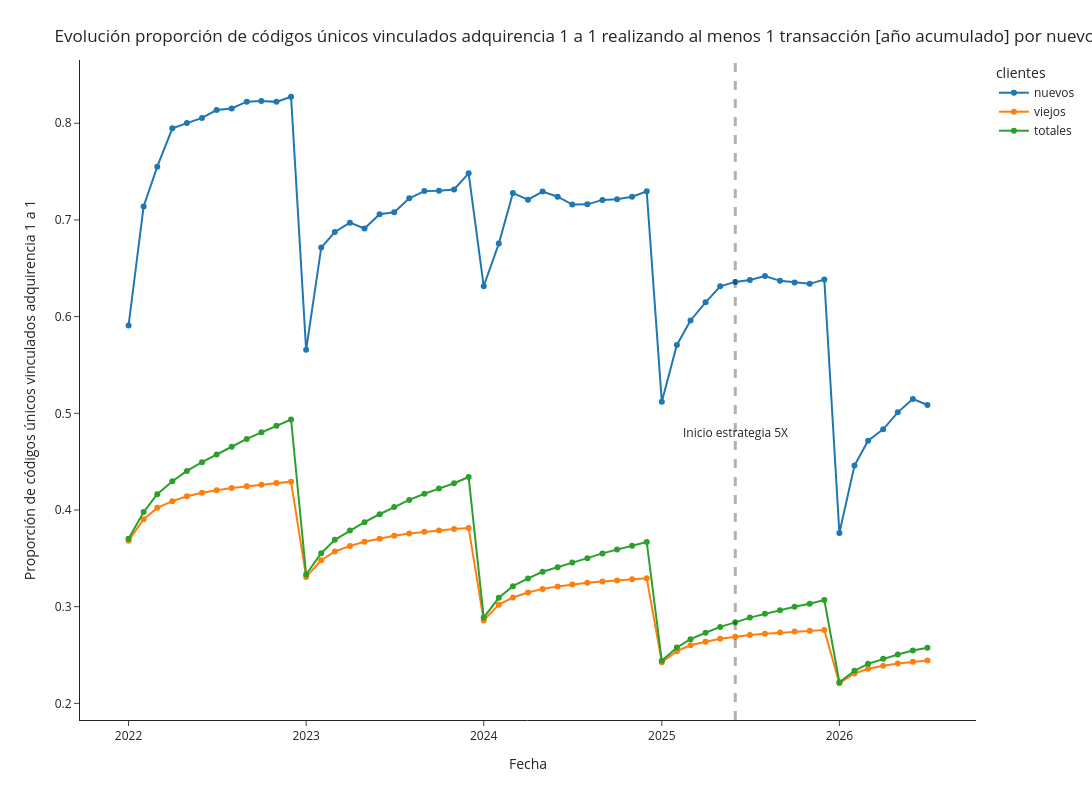

The cell this chart's notebook holds for it:
### Markdown cell above
# Proporción uso

### Code cell
df_plot1 = df[['fecha_ymd2', 'num_vinc_new_prop_uso']]
df_plot1.columns = ['fecha', 'cantidad_clientes']
df_plot1['clientes'] = 'nuevos'
df_plot2 = df[['fecha_ymd2', 'num_vinc_old_prop_uso']]
df_plot2.columns = ['fecha', 'cantidad_clientes']
df_plot2['clientes'] = 'viejos'
df_plot3 = df[['fecha_ymd2', 'num_vinc_all_prop_uso']]
df_plot3.columns = ['fecha', 'cantidad_clientes']
df_plot3['clientes'] = 'totales'

df_plot = pd.concat([df_plot1[:35], df_plot2[:35], df_plot3[:35]])
df_plot = pd.concat([df_plot1, df_plot2, df_plot3])

fig = px.line(df_plot, x="fecha", y="cantidad_clientes", color='clientes',markers=True, template='simple_white', width=1600, height=800)
fig.add_vline(x='2025-06-01', line_width=3, line_dash="dash")
fig.update_layout(
    title={
        'text': "Evolución proporción de códigos únicos vinculados adquirencia 1 a 1 realizando al menos 1 transacción [año acumulado] por nuevos, viejos y totales",
        'xanchor': 'left',
        'yanchor': 'top'},
    xaxis=dict(
            title=dict(
                text="Fecha"
            )),
    yaxis=dict(
            title=dict(
                text="Proporción de códigos únicos vinculados adquirencia 1 a 1"
            ))
)
fig.add_annotation(x='2025-06-01', y=0.48,
            text="Inicio estrategia 5X",
            showarrow=False,
            arrowhead=1)
# fig.add_annotation(x='2025-11-01', y=0.3347,
#             text="0,3347",
#             showarrow=False,
#             yshift=10)
# fig.add_annotation(x='2025-11-01', y=0.319,
#             text="0,319",
#             showarrow=False,
#             yshift=10)
# fig.add_annotation(x='2025-11-01', y=0.3852,
#             text="0,3852",
#             showarrow=False,
#             yshift=10)
fig.show()

### Figure 1 — Plotly figure (JSON) as saved in the notebook; plotly's stock layout.template omitted (floating-point values rounded to 4 significant figures)
{"data": [{"hovertemplate": "clientes=nuevos<br>fecha=%{x}<br>cantidad_clientes=%{y}<extra></extra>", "legendgroup": "nuevos", "line": {"color": "#1F77B4", "dash": "solid"}, "marker": {"symbol": "circle"}, "mode": "lines+markers", "name": "nuevos", "orientation": "v", "showlegend": true, "type": "scatter", "x": ["2026-07-01T00:00:00", "2026-06-01T00:00:00", "2026-05-01T00:00:00", "2026-04-01T00:00:00", "2026-03-01T00:00:00", "2026-02-01T00:00:00", "2026-01-01T00:00:00", "2025-12-01T00:00:00", "2025-11-01T00:00:00", "2025-10-01T00:00:00", "2025-09-01T00:00:00", "2025-08-01T00:00:00", "2025-07-01T00:00:00", "2025-06-01T00:00:00", "2025-05-01T00:00:00", "2025-04-01T00:00:00", "2025-03-01T00:00:00", "2025-02-01T00:00:00", "2025-01-01T00:00:00", "2024-12-01T00:00:00", "2024-11-01T00:00:00", "2024-10-01T00:00:00", "2024-09-01T00:00:00", "2024-08-01T00:00:00", "2024-07-01T00:00:00", "2024-06-01T00:00:00", "2024-05-01T00:00:00", "2024-04-01T00:00:00", "2024-03-01T00:00:00", "2024-02-01T00:00:00", "2024-01-01T00:00:00", "2023-12-01T00:00:00", "2023-11-01T00:00:00", "2023-10-01T00:00:00", "2023-09-01T00:00:00", "2023-08-01T00:00:00", "2023-07-01T00:00:00", "2023-06-01T00:00:00", "2023-05-01T00:00:00", "2023-04-01T00:00:00", "2023-03-01T00:00:00", "2023-02-01T00:00:00", "2023-01-01T00:00:00", "2022-12-01T00:00:00", "2022-11-01T00:00:00", "2022-10-01T00:00:00", "2022-09-01T00:00:00", "2022-08-01T00:00:00", "2022-07-01T00:00:00", "2022-06-01T00:00:00", "2022-05-01T00:00:00", "2022-04-01T00:00:00", "2022-03-01T00:00:00", "2022-02-01T00:00:00", "2022-01-01T00:00:00"], "xaxis": "x", "y": [0.5086, 0.5149, 0.501, 0.4834, 0.4717, 0.4459, 0.3762, 0.6384, 0.6339, 0.6352, 0.637, 0.642, 0.6379, 0.6359, 0.6313, 0.6148, 0.596, 0.5707, 0.5119, 0.7296, 0.724, 0.7214, 0.7207, 0.7161, 0.7159, 0.724, 0.7293, 0.7209, 0.7278, 0.6755, 0.6314, 0.7482, 0.7315, 0.7302, 0.7298, 0.7223, 0.7079, 0.7058, 0.6911, 0.6972, 0.6875, 0.6714, 0.5657, 0.8274, 0.8221, 0.8229, 0.8223, 0.8153, 0.8136, 0.8055, 0.8002, 0.7947, 0.7551, 0.714, 0.5907], "yaxis": "y"}, {"hovertemplate": "clientes=viejos<br>fecha=%{x}<br>cantidad_clientes=%{y}<extra></extra>", "legendgroup": "viejos", "line": {"color": "#FF7F0E", "dash": "solid"}, "marker": {"symbol": "circle"}, "mode": "lines+markers", "name": "viejos", "orientation": "v", "showlegend": true, "type": "scatter", "x": ["2026-07-01T00:00:00", "2026-06-01T00:00:00", "2026-05-01T00:00:00", "2026-04-01T00:00:00", "2026-03-01T00:00:00", "2026-02-01T00:00:00", "2026-01-01T00:00:00", "2025-12-01T00:00:00", "2025-11-01T00:00:00", "2025-10-01T00:00:00", "2025-09-01T00:00:00", "2025-08-01T00:00:00", "2025-07-01T00:00:00", "2025-06-01T00:00:00", "2025-05-01T00:00:00", "2025-04-01T00:00:00", "2025-03-01T00:00:00", "2025-02-01T00:00:00", "2025-01-01T00:00:00", "2024-12-01T00:00:00", "2024-11-01T00:00:00", "2024-10-01T00:00:00", "2024-09-01T00:00:00", "2024-08-01T00:00:00", "2024-07-01T00:00:00", "2024-06-01T00:00:00", "2024-05-01T00:00:00", "2024-04-01T00:00:00", "2024-03-01T00:00:00", "2024-02-01T00:00:00", "2024-01-01T00:00:00", "2023-12-01T00:00:00", "2023-11-01T00:00:00", "2023-10-01T00:00:00", "2023-09-01T00:00:00", "2023-08-01T00:00:00", "2023-07-01T00:00:00", "2023-06-01T00:00:00", "2023-05-01T00:00:00", "2023-04-01T00:00:00", "2023-03-01T00:00:00", "2023-02-01T00:00:00", "2023-01-01T00:00:00", "2022-12-01T00:00:00", "2022-11-01T00:00:00", "2022-10-01T00:00:00", "2022-09-01T00:00:00", "2022-08-01T00:00:00", "2022-07-01T00:00:00", "2022-06-01T00:00:00", "2022-05-01T00:00:00", "2022-04-01T00:00:00", "2022-03-01T00:00:00", "2022-02-01T00:00:00", "2022-01-01T00:00:00"], "xaxis": "x", "y": [0.2443, 0.243, 0.2412, 0.2389, 0.2358, 0.2309, 0.2208, 0.2759, 0.275, 0.2742, 0.2732, 0.272, 0.2706, 0.2688, 0.2668, 0.2637, 0.2601, 0.254, 0.2425, 0.3293, 0.3284, 0.3272, 0.326, 0.3247, 0.323, 0.3208, 0.3184, 0.3146, 0.3095, 0.3021, 0.2858, 0.3814, 0.3803, 0.3789, 0.3776, 0.3758, 0.3733, 0.3703, 0.3671, 0.3627, 0.3571, 0.348, 0.3308, 0.4293, 0.4278, 0.4262, 0.4246, 0.4227, 0.4205, 0.4179, 0.4142, 0.4091, 0.4022, 0.3904, 0.3681], "yaxis": "y"}, {"hovertemplate": "clientes=totales<br>fecha=%{x}<br>cantidad_clientes=%{y}<extra></extra>", "legendgroup": "totales", "line": {"color": "#2CA02C", "dash": "solid"}, "marker": {"symbol": "circle"}, "mode": "lines+markers", "name": "totales", "orientation": "v", "showlegend": true, "type": "scatter", "x": ["2026-07-01T00:00:00", "2026-06-01T00:00:00", "2026-05-01T00:00:00", "2026-04-01T00:00:00", "2026-03-01T00:00:00", "2026-02-01T00:00:00", "2026-01-01T00:00:00", "2025-12-01T00:00:00", "2025-11-01T00:00:00", "2025-10-01T00:00:00", "2025-09-01T00:00:00", "2025-08-01T00:00:00", "2025-07-01T00:00:00", "2025-06-01T00:00:00", "2025-05-01T00:00:00", "2025-04-01T00:00:00", "2025-03-01T00:00:00", "2025-02-01T00:00:00", "2025-01-01T00:00:00", "2024-12-01T00:00:00", "2024-11-01T00:00:00", "2024-10-01T00:00:00", "2024-09-01T00:00:00", "2024-08-01T00:00:00", "2024-07-01T00:00:00", "2024-06-01T00:00:00", "2024-05-01T00:00:00", "2024-04-01T00:00:00", "2024-03-01T00:00:00", "2024-02-01T00:00:00", "2024-01-01T00:00:00", "2023-12-01T00:00:00", "2023-11-01T00:00:00", "2023-10-01T00:00:00", "2023-09-01T00:00:00", "2023-08-01T00:00:00", "2023-07-01T00:00:00", "2023-06-01T00:00:00", "2023-05-01T00:00:00", "2023-04-01T00:00:00", "2023-03-01T00:00:00", "2023-02-01T00:00:00", "2023-01-01T00:00:00", "2022-12-01T00:00:00", "2022-11-01T00:00:00", "2022-10-01T00:00:00", "2022-09-01T00:00:00", "2022-08-01T00:00:00", "2022-07-01T00:00:00", "2022-06-01T00:00:00", "2022-05-01T00:00:00", "2022-04-01T00:00:00", "2022-03-01T00:00:00", "2022-02-01T00:00:00", "2022-01-01T00:00:00"], "xaxis": "x", "y": [0.2576, 0.2546, 0.2506, 0.2461, 0.2409, 0.2337, 0.2218, 0.3069, 0.3031, 0.3, 0.2964, 0.2926, 0.2887, 0.2838, 0.2791, 0.273, 0.2664, 0.2578, 0.244, 0.3669, 0.363, 0.3591, 0.3551, 0.3502, 0.3457, 0.3409, 0.3361, 0.3292, 0.3212, 0.3092, 0.2887, 0.4341, 0.4277, 0.4221, 0.4168, 0.4104, 0.403, 0.3956, 0.3874, 0.3788, 0.3692, 0.3553, 0.3333, 0.4936, 0.4872, 0.4805, 0.4735, 0.4654, 0.4575, 0.4494, 0.4404, 0.4297, 0.4163, 0.3979, 0.3703], "yaxis": "y"}], "layout": {"annotations": [{"arrowhead": 1, "showarrow": false, "text": "Inicio estrategia 5X", "x": "2025-06-01", "y": 0.48}], "height": 800, "legend": {"title": {"text": "clientes"}, "tracegroupgap": 0}, "margin": {"t": 60}, "shapes": [{"line": {"dash": "dash", "width": 3}, "type": "line", "x0": "2025-06-01", "x1": "2025-06-01", "xref": "x", "y0": 0, "y1": 1, "yref": "y domain"}], "title": {"text": "Evolución proporción de códigos únicos vinculados adquirencia 1 a 1 realizando al menos 1 transacción [año acumulado] por nuevos, viejos y totales", "xanchor": "left", "yanchor": "top"}, "width": 1600, "xaxis": {"anchor": "y", "domain": [0, 1], "title": {"text": "Fecha"}}, "yaxis": {"anchor": "x", "domain": [0, 1], "title": {"text": "Proporción de códigos únicos vinculados adquirencia 1 a 1"}}}}
